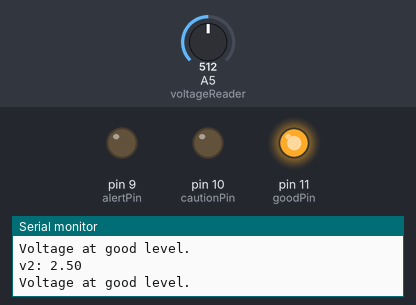
This sketch was run on a simulated Arduino Uno, built with avr-gcc and run on an emulated ATmega328P. Parts: output pins drawn as LEDs (lit = HIGH), the last lines printed to the serial monitor. The inputs (shaded band) are chosen by the test bench; at power-on: A5 (voltageReader) = 512.

Above: at 1.8 s.
1.9 s: A5 (voltageReader) set to 604
3.4 s: A5 (voltageReader) set to 629
At 4.4 s:
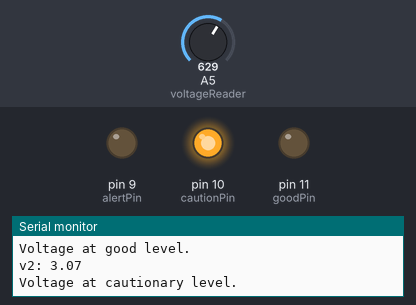
5.5 s: A5 (voltageReader) set to 811
7.2 s: A5 (voltageReader) set to 826
At 8.8 s:
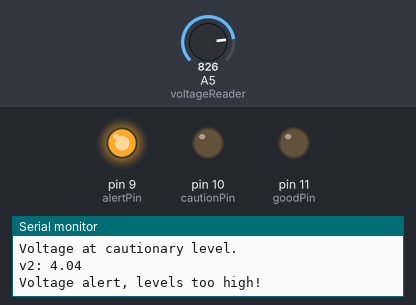
9.5 s: A5 (voltageReader) set to 0
At 10.4 s:
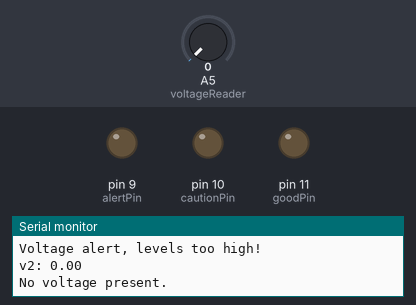
11.5 s: A5 (voltageReader) set to 122
At 13.1 s:
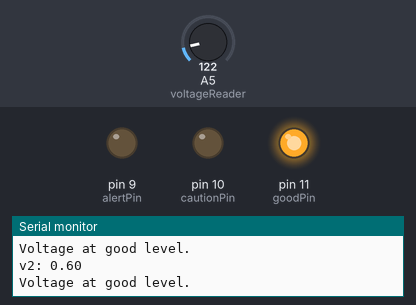
Timing chart, 0 to 14.5 s (numbered marks = the images above; inputs shaded):
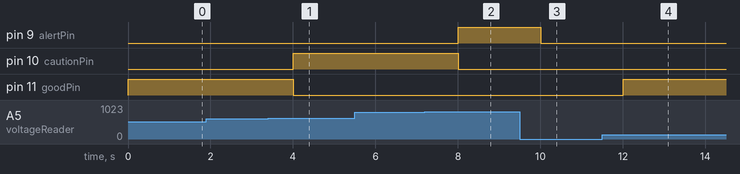

Measured:
- the behaviour switches between 613 and 614 on A5 (voltageReader) (found by bisection; images 0 and 1)
- the behaviour switches between 818 and 819 on A5 (voltageReader) (found by bisection; images 1 and 2)
- after the input at 3.4 s, pin 10 (cautionPin): LOW → HIGH after 0.60 s; pin 11 (goodPin): HIGH → LOW after 0.60 s
- after the input at 7.2 s, pin 9 (alertPin): LOW → HIGH after 0.81 s; pin 10 (cautionPin): HIGH → LOW after 0.81 s
- after the input at 9.5 s, pin 9 (alertPin): HIGH → LOW after 0.51 s
- after the input at 11.5 s, pin 11 (goodPin): LOW → HIGH after 0.51 s

The sketch:

sketch_jun08a.ino
```cpp
//Script to learn how to use Potentiometers. The circuit includes 5V running
//through one of the legs of the potentiometer and then a ground wire on the 2nd leg.
// through the third leg we use analogRead to read a scaled value from 0 -1023, 1023 indicating
//5 Volts. Using floating point division we divide .5/.1023 to
//determine the actual voltage. The voltage is controled using the potentiometer
//and based on where the dial is positioned, will determine the amount
//of voltage being produced. Based on voltage one of 3 LED's will light.
//@author Armand Amores

//LED light pins
int goodPin = 11;
int cautionPin = 10;
int alertPin = 9;

//used to read amount of volts produced
int voltageReader = A5;
float v2 = 0;
int readVal;

//adjustable delay timer
int delayTime = 1000;

//Sets up pins accordingly - 11,10,9 to produce light while
//A5 anologReads
void setup() {
  // put your setup code here, to run once:

  pinMode (goodPin, OUTPUT);
  pinMode (cautionPin, OUTPUT);
  pinMode (alertPin, OUTPUT);
  pinMode (voltageReader, INPUT);

  //set up baud rate for console log
  Serial.begin(9600);

}

// A5 pin will read the amount of voltage and based on number, will light corresponding
//LED
void loop() {
  // put your main code here, to run repeatedly:

  //set up anlogRead
  readVal = analogRead(voltageReader);
  //formula to produce floating point voltage number, and get all the inbetween numbers
  v2 = (5./1023.) * readVal;
  //format voltage number to console
  Serial.println("");
  Serial.println("v2: " + String(v2));

  // logic for when corresponding LED will light, note the good level, to cautionary, to alert level.
  if(v2 > 0 && v2 < 3){
    digitalWrite(goodPin, HIGH);
    Serial.println("Voltage at good level.");
    } else{
        digitalWrite(goodPin, LOW);
      }
  if (v2 > 3 && v2 < 4) {
    digitalWrite(cautionPin, HIGH);
    Serial.println("Voltage at cautionary level.");
    } else{
          digitalWrite(cautionPin, LOW);
      }
  if (v2 > 4) {
    digitalWrite(alertPin, HIGH);
    Serial.println("Voltage alert, levels too high!");
        } else {
          digitalWrite(alertPin, LOW);
          }
  if (v2 == 0 || v2 < 0) {
    Serial.println("No voltage present.");
    }


  delay(delayTime);


}
```
